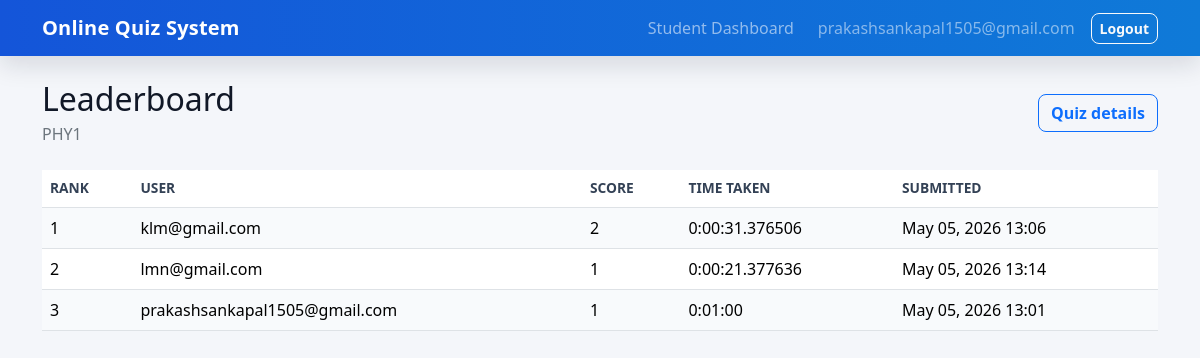
Page /quizzes/2/leaderboard/ (signed in) on the committed database.
### quizzes/models.py (models this page shows, shortened)
class Quiz(models.Model):
    teacher = models.ForeignKey(
        settings.AUTH_USER_MODEL,
        on_delete=models.CASCADE,
        related_name="created_quizzes",
        blank=True,
        null=True,
    )
    title = models.CharField(max_length=200)
    description = models.TextField()
    category = models.CharField(max_length=100)
    year = models.CharField(max_length=20, default="1")
    branch = models.CharField(max_length=100, default="CSE")
    section = models.CharField(max_length=20, default="A")
    time_limit = models.PositiveIntegerField(help_text="Time limit in minutes")
    start_time = models.DateTimeField()
    end_time = models.DateTimeField()
    access_code = models.CharField(max_length=50, blank=True, null=True)
    class Meta:
        ordering = ["start_time", "title"]

class Attempt(models.Model):
    user = models.ForeignKey(settings.AUTH_USER_MODEL, on_delete=models.CASCADE, related_name="attempts")
    quiz = models.ForeignKey(Quiz, on_delete=models.CASCADE, related_name="attempts")
    score = models.PositiveIntegerField(default=0)
    start_time = models.DateTimeField(default=timezone.now)
    end_time = models.DateTimeField(blank=True, null=True)
    time_taken = models.DurationField(blank=True, null=True)
    tab_switch_count = models.PositiveIntegerField(default=0)
    fullscreen_exit_count = models.PositiveIntegerField(default=0)
    fullscreen_violation_submitted = models.BooleanField(default=False)
    is_submitted = models.BooleanField(default=False)
    question_order = models.JSONField(default=list, blank=True)
    option_order = models.JSONField(default=dict, blank=True)
    class Meta:
        constraints = [
            models.UniqueConstraint(fields=["user", "quiz"], name="unique_user_quiz_attempt")
        ]
        ordering = ["-start_time"]

### quizzes/views.py (the view)
# urls.py: path("quizzes/<int:quiz_id>/leaderboard/", views.leaderboard, name="leaderboard"),
@login_required
def leaderboard(request, quiz_id):
    quiz = get_object_or_404(Quiz, pk=quiz_id)
    if not _student_can_view_leaderboard(request.user, quiz):
        messages.error(request, "You do not have access to this leaderboard.")
        return redirect("home")
    attempts = (
        Attempt.objects.filter(quiz=quiz, is_submitted=True)
        .select_related("user")
        .order_by("-score", "time_taken", "end_time")
    )
    ranked_attempts = [
        {"rank": index + 1, "attempt": attempt}
        for index, attempt in enumerate(attempts)
    ]
    return render(request, "quizzes/leaderboard.html", {"quiz": quiz, "ranked_attempts": ranked_attempts})

### quizzes/views.py (called while the page is built)
def _student_can_access_quiz(user, quiz):
    profile = getattr(user, "student_profile", None)
    if not profile:
        return False
    return (
        quiz.year.lower() == profile.year.lower()
        and quiz.branch.lower() == profile.branch.lower()
        and quiz.section.lower() == profile.section.lower()
    )

def _student_can_view_leaderboard(user, quiz):
    if user.is_staff:
        return quiz.teacher_id == user.id
    return _student_can_access_quiz(user, quiz)

### quizzes/templates/quizzes/leaderboard.html (shortened to what this page needs)
{% extends "quizzes/base.html" %}
{% block content %}
<div class="d-flex justify-content-between align-items-center gap-3 mb-4">
    <div>
        <h1 class="h2 mb-1">Leaderboard</h1>
        <p class="text-secondary mb-0">{{ quiz.title }}</p>
    </div>
    <a class="btn btn-outline-primary" href="{% url 'quiz_instruction' quiz.id %}">Quiz details</a>
</div>
<div class="table-responsive">
    <table class="table table-striped align-middle">
        <thead>
        <tr>
            <th>Rank</th>
            <th>User</th>
            <th>Score</th>
            <th>Time taken</th>
            <th>Submitted</th>
        </tr>
        </thead>
        <tbody>
        {% for row in ranked_attempts %}
            <tr>
                <td>{{ row.rank }}</td>
                <td>{{ row.attempt.user.username }}</td>
                <td>{{ row.attempt.score }}</td>
                <td>{{ row.attempt.time_taken }}</td>
                <td>{{ row.attempt.end_time|date:"M d, Y H:i" }}</td>
            </tr>
        {% empty %}
            <tr><td colspan="5" class="text-center text-secondary py-4">No submitted attempts yet.</td></tr>
        {% endfor %}
        </tbody>
    </table>
</div>
{% endblock %}

### quizzes/templates/quizzes/base.html (shortened to what this page needs)
{% load static %}
<!doctype html>
<html lang="en">
<head>
    <link href="https://cdn.jsdelivr.net/npm/bootstrap@5.3.3/dist/css/bootstrap.min.css" rel="stylesheet">
    <link rel="stylesheet" href="{% static 'quizzes/styles.css' %}?v=20260505">
</head>
<body>
<nav class="navbar navbar-expand-lg navbar-dark bg-primary">
    <div class="container">
        <a class="navbar-brand fw-semibold" href="{% url 'home' %}">Online Quiz System</a>
        <div class="collapse navbar-collapse" id="mainNav">
            <ul class="navbar-nav ms-auto align-items-lg-center gap-lg-2">
                {% if user.is_authenticated %}
                    {% if user.is_staff %}
                        <li class="nav-item"><a class="nav-link" href="{% url 'teacher_dashboard' %}">Teacher Dashboard</a></li>
                    {% else %}
                        <li class="nav-item"><a class="nav-link" href="{% url 'student_dashboard' %}">Student Dashboard</a></li>
                    {% endif %}
                    <li class="nav-item text-white-50 px-lg-2">{{ user.username }}</li>
                    <li class="nav-item">
                        <form method="post" action="{% url 'logout' %}">
                            <button class="btn btn-outline-light btn-sm" type="submit">Logout</button>
                        </form>
                    </li>
                {% else %}
                    <li class="nav-item"><a class="nav-link" href="{% url 'student_login' %}">Student Login</a></li>
                    <li class="nav-item"><a class="nav-link" href="{% url 'teacher_login' %}">Teacher Login</a></li>
                {% endif %}
            </ul>
        </div>
    </div>
</nav>
{% block main %}
    <main class="container py-4">
        {% block content %}{% endblock %}
    </main>
{% endblock %}
</body>
</html>

### quizzes/static/quizzes/styles.css (style rules this page uses)
body { background: #f4f6fa; color: #111827; }
.navbar.bg-primary { background: linear-gradient(90deg, #1455d9, #0f7ad8) !important; box-shadow: 0 10px 24px rgba(17, 24, 39, .12); }
.navbar-brand { letter-spacing: .2px; }
.table { --bs-table-striped-bg: #f8fafc; }
.table thead th { color: #334155; font-size: .86rem; font-weight: 700; text-transform: uppercase; vertical-align: middle; }
.table td { vertical-align: middle; }
.btn { border-radius: 8px; font-weight: 600; }

### rows in the picture
Quiz: title "PHY1"
Attempt: rank "1", attempt.user.username "klm@gmail.com", attempt.score "2", attempt.time_taken "0:00:31.376506", attempt.end_time "May 05, 2026 13:06"
Attempt: rank "2", attempt.user.username "lmn@gmail.com", attempt.score "1", attempt.time_taken "0:00:21.377636", attempt.end_time "May 05, 2026 13:14"
Attempt: rank "3", attempt.user.username "prakashsankapal1505@gmail.com", attempt.score "1", attempt.time_taken "0:01:00", attempt.end_time "May 05, 2026 13:01"

### other values in the picture
{{ user.username }} "prakashsankapal1505@gmail.com"
